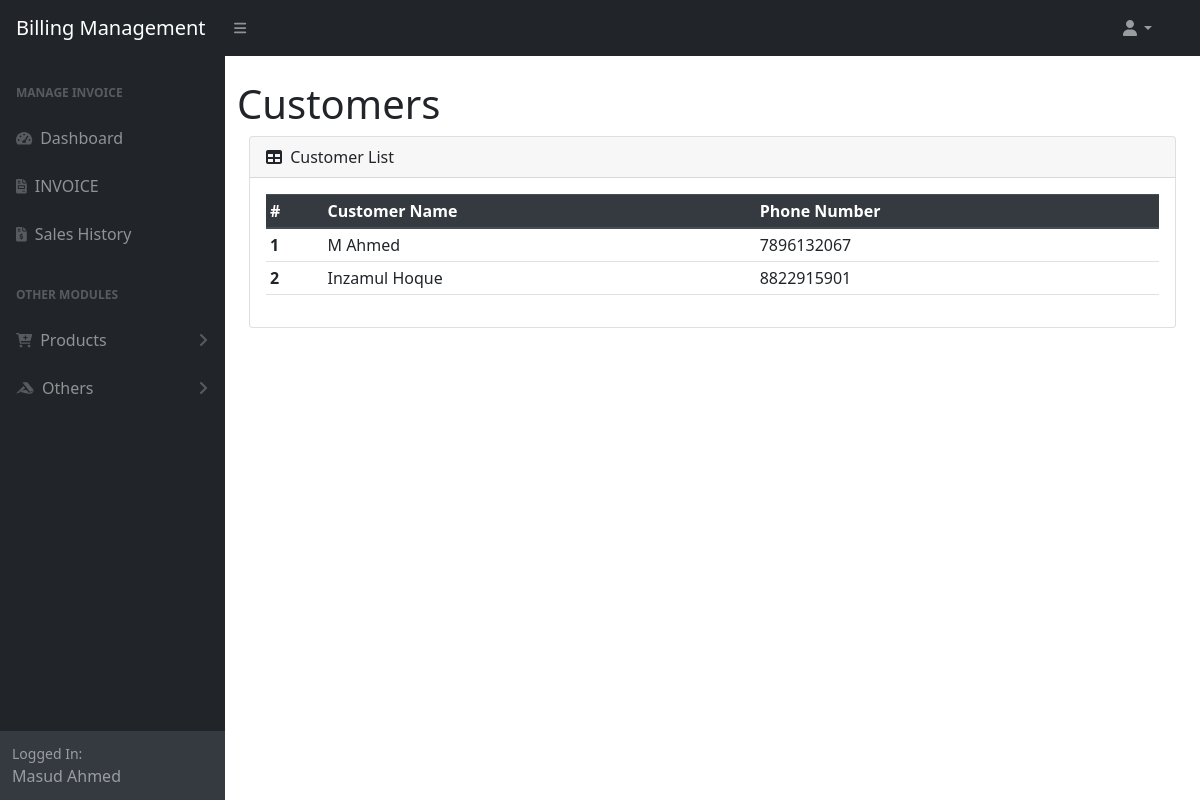
/customer_list.php (signed in), run on the app's committed database.
### tables this page shows
CREATE TABLE `user` (
  `id` int(11) NOT NULL,
  `name` varchar(50) NOT NULL,
  `mobile` varchar(10) NOT NULL,
  `email` varchar(100) DEFAULT NULL
);

### customer_list.php (the view, shortened to what this page needs)
<?php require_once 'menu/header.php' ?>
<div class="container-fluid">
    <h1 class="mt-4">Customers</h1>
    <div class="container">
        <div class="card mb-4">
            <div class="card-header">
                <i class="fas fa-table me-1"></i>
                Customer List
            </div>
            <div class="card-body">
                <table id="datatablesSimple" class="table table-sm">
                    <thead class="thead-dark">
                        <tr>
                            <th scope="col">#</th>
                            <th scope="col">Customer Name</th>
                            <th scope="col">Phone Number</th>
                        </tr>
                    </thead>
                    <tbody>
                        <?php
                        $sql = "SELECT * FROM `user` WHERE `email` IS NULL";
                        $res = mysqli_query($conn, $sql);
                        if ($res) {
                            if (mysqli_num_rows($res) > 0) {
                                $sl = 0;
                                while ($data = mysqli_fetch_assoc($res)) {
                                    ++$sl;
                                    $cname = $data['name'];
                                    $phone = $data['mobile'];
                        ?>
                                    <tr>
                                        <th scope="row"><?= $sl ?></th>
                                        <td><?= $cname ?></td>
                                        <td><?= $phone ?></td>
                                    </tr>
                        <?php
                                }
                            } else {
                                $_SESSION['msg'] = "No Data Available";
                            }
                        } else {
                            $_SESSION['msg'] = mysqli_error($conn);
                        }
                        ?>
                    </tbody>
                </table>
            </div>
        </div>
    </div>
</div>
<br>
<?php require_once 'menu/footer.php' ?>

### menu/header.php (shortened to what this page needs)
<?php
require_once "lib/db.php";
?>
<!DOCTYPE html>
<html lang="en">
<head>
    <link rel="stylesheet" href="assets/css/bootstrap.min.css">
    <link href="assets/css/styles.css" rel="stylesheet" />
</head>
<body class="sb-nav-fixed">
    <nav class="sb-topnav navbar navbar-expand navbar-dark bg-dark">
        <a class="navbar-brand ps-3" href="index.php">Billing Management</a>
        <button class="btn btn-link btn-sm order-1 order-lg-0 me-4 me-lg-0" id="sidebarToggle" href="#!"><i class="fas fa-bars"></i></button>
        <ul class="navbar-nav ms-auto ms-md-0 me-3 me-lg-4">
            <li class="nav-item dropdown">
                <a class="nav-link dropdown-toggle" id="navbarDropdown" href="#" role="button" data-bs-toggle="dropdown" aria-expanded="false"><i class="fas fa-user fa-fw"></i></a>
            </li>
        </ul>
    </nav>
    <div id="layoutSidenav">
        <div id="layoutSidenav_nav">
            <nav class="sb-sidenav accordion sb-sidenav-dark" id="sidenavAccordion">
                <div class="sb-sidenav-menu">
                    <div class="nav">
                        <div class="sb-sidenav-menu-heading">Manage Invoice</div>
                        <a class="nav-link" href="index.php">
                            <div class="sb-nav-link-icon"><i class="fas fa-tachometer-alt"></i></div>
                            Dashboard
                        </a>
                        <a class="nav-link" href="generate_bills.php">
                            <div class="sb-nav-link-icon"><i class="fas fa-file-invoice"></i></div>
                            INVOICE
                        </a>
                        <a class="nav-link" href="sales_history.php">
                            <div class="sb-nav-link-icon"><i class="fas fa-file-invoice-dollar"></i></i></div>
                            Sales History
                        </a>
                        <div class="sb-sidenav-menu-heading">Other Modules</div>
                        <a class="nav-link collapsed" href="#" data-bs-toggle="collapse" data-bs-target="#collapseLayouts" aria-expanded="false" aria-controls="collapseLayouts">
                            <div class="sb-nav-link-icon"><i class="fas fa-cart-plus"></i></div>
                            Products
                            <div class="sb-sidenav-collapse-arrow"><i class="fas fa-angle-down"></i></div>
                        </a>
                        <a class="nav-link collapsed" href="#" data-bs-toggle="collapse" data-bs-target="#collapsePages" aria-expanded="false" aria-controls="collapsePages">
                            <div class="sb-nav-link-icon"><i class="fab fa-accusoft"></i></div>
                            Others
                            <div class="sb-sidenav-collapse-arrow"><i class="fas fa-angle-down"></i></div>
                        </a>
                    </div>
                </div>
                <div class="sb-sidenav-footer">
                    <div class="small">Logged In:</div>
                    <?php
                    if (isset($_SESSION['user'])) {
                        $id = $_SESSION['user']['user_id'];
                        $data = mysqli_fetch_assoc(mysqli_query($conn, "SELECT * FROM `user` WHERE `id`='$id'"));
                        echo $data['name'];
                    }
                    ?>
                </div>
            </nav>
        </div>
        <div id="layoutSidenav_content">
            <main>

### data on the page
user: name "Masud Ahmed"
user: name "M Ahmed", mobile "7896132067"
user: name "Inzamul Hoque", mobile "8822915901"
